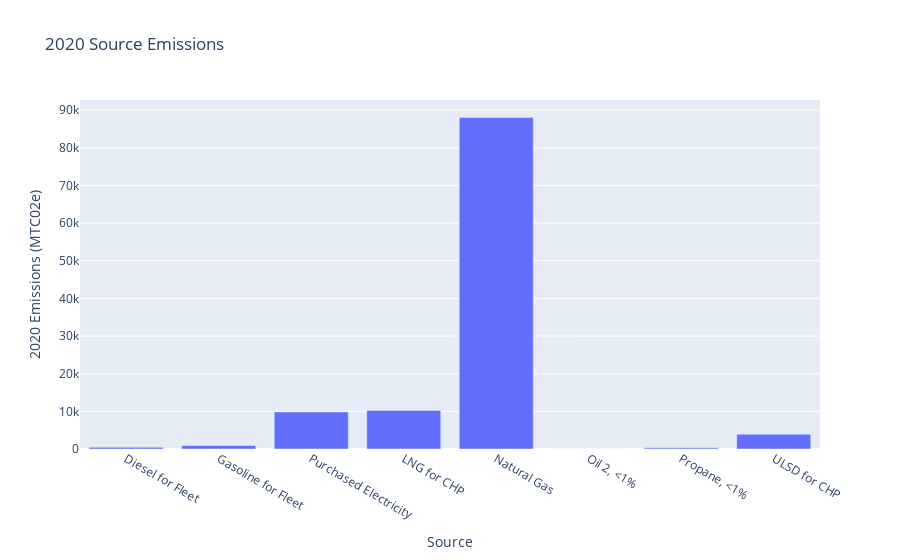

Write notebook code for a chart like this one.
### Code cell
UMA20_graph = go.Figure()
UMA20_graph.add_trace(go.Bar(x=UMA20['Source'], y=UMA20['2020 Emissions (MTC02e)']))
UMA20_graph.update_layout(title='2020 Source Emissions', xaxis_title='Source', yaxis_title='2020 Emissions (MTC02e)')

### Figure 1 — Plotly figure (JSON) as saved in the notebook; plotly's stock layout.template omitted (floating-point values rounded to 4 significant figures)
{"data": [{"type": "bar", "x": ["Diesel for Fleet", "Gasoline for Fleet", "Purchased Electricity", "LNG for CHP", "Natural Gas", "Oil 2, <1%", "Propane, <1%", "ULSD for CHP"], "y": [457, 928, 9844, 10243, 88058, 0, 318, 3915]}], "layout": {"title": {"text": "2020 Source Emissions"}, "xaxis": {"title": {"text": "Source"}}, "yaxis": {"title": {"text": "2020 Emissions (MTC02e)"}}}}
